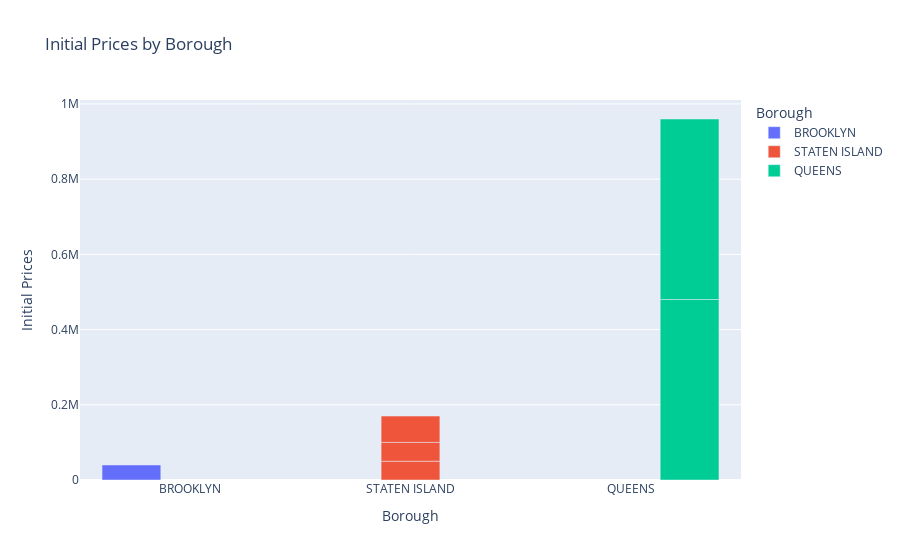

Notebook code cell kept with this figure:
### Code cell
fig = px.bar(
    df2,
    x="Borough",
    y="Initial Cost",
    title="Initial Prices by Borough",
    labels={"Initial Cost": "Initial Prices", "Borough": "Borough"},
    color="Borough",  # Optional: Adds color by Borough
    barmode="group",  # Can be adjusted for stacked/grouped bars
)
fig.show()

### Figure 1 — Plotly figure (JSON) as saved in the notebook; plotly's stock layout.template omitted (floating-point values rounded to 4 significant figures)
{"data": [{"alignmentgroup": "True", "hovertemplate": "Borough=%{x}<br>Initial Prices=%{y}<extra></extra>", "legendgroup": "BROOKLYN", "marker": {"color": "#636efa", "pattern": {"shape": ""}}, "name": "BROOKLYN", "offsetgroup": "BROOKLYN", "orientation": "v", "showlegend": true, "textposition": "auto", "type": "bar", "x": ["BROOKLYN"], "xaxis": "x", "y": [40000], "yaxis": "y"}, {"alignmentgroup": "True", "hovertemplate": "Borough=%{x}<br>Initial Prices=%{y}<extra></extra>", "legendgroup": "STATEN ISLAND", "marker": {"color": "#EF553B", "pattern": {"shape": ""}}, "name": "STATEN ISLAND", "offsetgroup": "STATEN ISLAND", "orientation": "v", "showlegend": true, "textposition": "auto", "type": "bar", "x": ["STATEN ISLAND", "STATEN ISLAND", "STATEN ISLAND"], "xaxis": "x", "y": [50000, 50000, 70000], "yaxis": "y"}, {"alignmentgroup": "True", "hovertemplate": "Borough=%{x}<br>Initial Prices=%{y}<extra></extra>", "legendgroup": "QUEENS", "marker": {"color": "#00cc96", "pattern": {"shape": ""}}, "name": "QUEENS", "offsetgroup": "QUEENS", "orientation": "v", "showlegend": true, "textposition": "auto", "type": "bar", "x": ["QUEENS", "QUEENS"], "xaxis": "x", "y": [480000, 480000], "yaxis": "y"}], "layout": {"autosize": true, "barmode": "group", "legend": {"title": {"text": "Borough"}, "tracegroupgap": 0}, "title": {"text": "Initial Prices by Borough"}, "xaxis": {"anchor": "y", "autorange": true, "categoryarray": ["BROOKLYN", "STATEN ISLAND", "QUEENS"], "categoryorder": "array", "domain": [0, 1], "range": [-0.5, 2.5], "title": {"text": "Borough"}, "type": "category"}, "yaxis": {"anchor": "x", "autorange": true, "domain": [0, 1], "range": [0, 1011000.0], "title": {"text": "Initial Prices"}, "type": "linear"}}}
